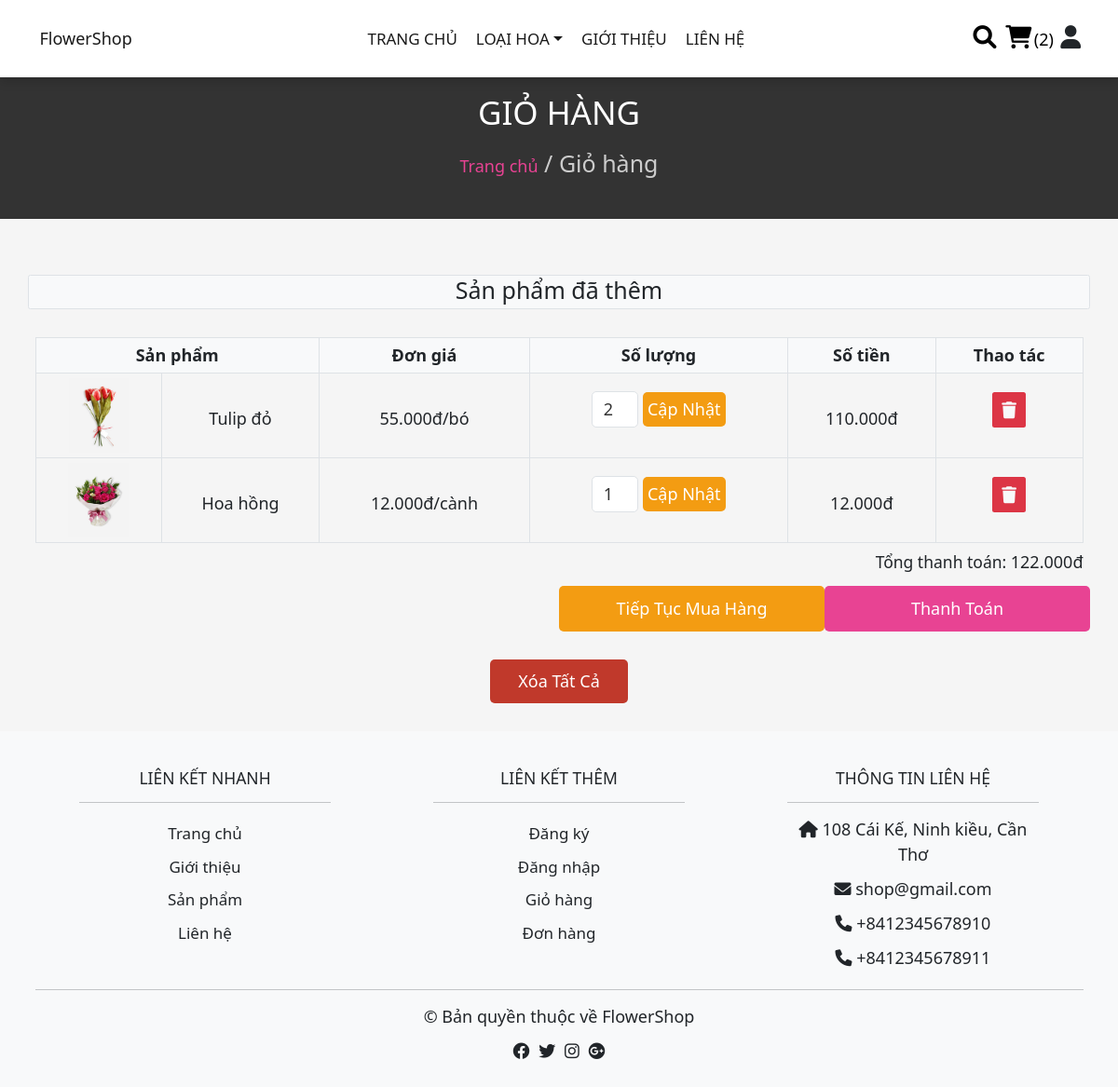
The page /cart.php (signed in) on the database its author committed.
### tables this page shows
CREATE TABLE `carts` (
  `id_cart` int(100) NOT NULL,
  `user_id` int(100) NOT NULL,
  `pid` int(100) NOT NULL,
  `quantity` int(100) NOT NULL,
  `unit` varchar(10) NOT NULL DEFAULT 'bó'
);

CREATE TABLE `products` (
  `id` int(100) NOT NULL,
  `name` varchar(100) NOT NULL,
  `id_type` int(11) NOT NULL,
  `details` varchar(500) NOT NULL,
  `price` int(100) NOT NULL,
  `giacanh` int(100) NOT NULL,
  `sale_price` int(10) NOT NULL DEFAULT 0,
  `soluongkho` int(11) NOT NULL,
  `image` varchar(100) NOT NULL
);

### cart.php (the view, shortened to what this page needs)
<?php
@include 'config.php';
$user_id = $_SESSION['user_id'];
?>
<!DOCTYPE html>
<html lang="en">
<head>
    <link rel="stylesheet" href="https://cdnjs.cloudflare.com/ajax/libs/font-awesome/6.0.0/css/all.min.css">
    <link href="https://cdn.jsdelivr.net/npm/bootstrap@5.0.2/dist/css/bootstrap.min.css" rel="stylesheet">
    <link rel="stylesheet" href="css/style.css">
</head>
<body>
    <?php @include 'modules/header.php'; ?>
    <section class="heading text-center justify-content-center align-items-center">
        <h3>Giỏ hàng</h3>
        <p> <a href="home.php">Trang chủ</a> / Giỏ hàng </p>
    </section>
    <section class="shopping-cart">
        <div class="container">
            <div class="row">
                <div class="col-lg-12 text-center border bg-light rounded my-5">
                    <h1>Sản phẩm đã thêm</h1>
                </div>
                <div class="col-lg-12 col-md-12 mx-auto">
                    <table class="table table-bordered">
                        <thead class="text-center bg-light">
                            <tr>
                                <th scope="col" colspan="2">Sản phẩm</th>
                                <th scope="col">Đơn giá</th>
                                <th scope="col">Số lượng</th>
                                <th scope="col">Số tiền</th>
                                <th scope="col">Thao tác</th>
                            </tr>
                        </thead>
                        <tbody class="text-center">
                            <?php
                            $grand_total = 0;
                            $select_cart = mysqli_query($conn, "SELECT id_cart, user_id, pid,unit, name, quantity, price, giacanh, sale_price, image  FROM carts JOIN products ON carts.pid= products.id  WHERE user_id = '$user_id'") or die('query failed');
                            if (mysqli_num_rows($select_cart) > 0) {
                                while ($fetch_cart = mysqli_fetch_assoc($select_cart)) {
                            ?>
                                    <tr>
                                        <td>
                                            <div class="text-center "><img src="uploaded_img/<?php echo $fetch_cart['image']; ?>" alt="" class="image" height="80px"> </div>
                                        </td>
                                        <td>
                                            <div class="mt-5">
                                                <a class=" text-center  text-dark" href="view_page.php?pid=<?php echo $fetch_cart['pid']; ?>"><?php echo $fetch_cart['name']; ?></a>
                                            </div>
                                        </td>
                                        <td>
                                            <?php
                                            if ($fetch_cart['unit'] === 'bó') {
                                                $price = $fetch_cart['sale_price'] != 0 ? (100 - $fetch_cart['sale_price']) * $fetch_cart['price'] / 100 : $fetch_cart['price'];
                                            } else if ($fetch_cart['unit'] === 'cành') {
                                                $price = $fetch_cart['giacanh'];
                                            }
                                            ?>
                                            <div class="mt-5"><?php echo number_format($price, 0, ",", ".") . "đ/" . $fetch_cart['unit'] ?></div>
                                        </td>
                                        <td>
                                            <form class="mt-2 p-0" method="POST">
                                                <input type="number" min="1" value="<?php echo $fetch_cart['quantity']; ?>" name="cart_quantity" class="qty text-center border p-2 m-0" style="width:50px">
                                                <input type="submit" value="Cập nhật" class="option-btn p-2" name="update_quantity">
                                            </form>
                                        </td>
                                        <td>
                                            <div class="mt-5">
                                                <?php
                                                $sub_total = ($price  * $fetch_cart['quantity']);
                                                echo number_format($sub_total, 0, ",", ".") . "đ";
                                                ?>
                                            </div>
                                        </td>
                                        <td>
                                            <a href="cart.php?delete=<?php echo $fetch_cart['pid'];?>&unit=<?php echo $fetch_cart['unit'];?>" class="fas fa-trash text-light bg-danger p-3 mt-4 rounded" onclick="return confirm('delete this from cart?');"></a>
                                        </td>
                                    </tr>
                            <?php
                                    $grand_total += $sub_total;
                                }
                            } else {
                                echo '<p class="empty">Giỏ hàng của bạn rỗng</p>';
                            }
                            ?>
                        </tbody>
                    </table>
                </div>
                <div class="col-md-6 offset-6">
                    <div>
                        <h3 class="text-end">Tổng thanh toán: <span><?php echo number_format($grand_total, 0, ",", ".") . "đ" ?></span></h3>
                        <div class="row">
                            <a href="product.php" class="col btn option-btn px-2">Tiếp tục mua hàng</a>
                            <a href="checkout.php" class="col btn px-2 <?php echo ($grand_total > 1) ? '' : 'disabled' ?>">Thanh toán</a>
                        </div>
                    </div>
                </div>
            </div>
            <div class="more-btn">
                <a href="cart.php?delete_all" class="delete-btn <?php echo ($grand_total > 1) ? '' : 'disabled' ?>" onclick="return confirm('delete all from cart?');">Xóa tất cả</a>
            </div>
    </section>
    <?php @include 'modules/footer.php'; ?>
</body>
</html>

### css/style.css (style rules this page uses)
:root { --pink:#e84393; --red:#c0392b; --orange:#f39c12; --black:#333; --white:#fff; --light-color:#666; --light-white:#ccc; --light-bg:#f5f5f5; --border:.2rem solid var(--black); --box-shadow:0 .5rem 1rem rgba(0,0,0,.1); }
* { margin:0; padding:0; font-size: large; box-sizing: border-box; outline: none; border:none; text-decoration: none; transition:all .2s linear; }
html { font-size: 62.5%; overflow-x: hidden; scroll-behavior: smooth; scroll-padding-top: 6.5rem; }
body { background: var(--light-bg); font-weight: normal; }
section { padding:3rem 2rem; }
.btn, .delete-btn, .option-btn { display: inline-block; border-radius: .5rem; margin-top: 1rem; font-size: 1.8rem; color:var(--white); cursor: pointer; padding:1rem 3rem; text-transform: capitalize; }
.btn { background-color: var(--pink); }
.delete-btn { background-color: var(--red); }
.option-btn { background-color: var(--orange); }
.more-btn { margin-top: 2rem; text-align: center; }
.heading { display: flex; flex-flow: column; gap:1rem; background-color: var(--black); min-height: 25vh; padding-top: 100px; }
.heading h3 { font-size: 3.5rem; color:var(--white); text-transform: uppercase; }
.heading p { font-size: 2.5rem; color:var(--light-white); }
.heading p a { color:var(--pink); }
a { text-decoration: none; }
.shopping-cart .qty { width: 100%; padding:1.2rem 1.4rem; font-size: 1.8rem; color:var(--black); border:var(--border); border-radius: .5rem; margin:.5rem 0; }

### rows shown on the page
carts: products.image (picture), products.name "Tulip đỏ", products.sale_price+price "55.000", unit "bó", cart_quantity "2", quantity.price "110.000"
carts: products.image (picture), products.name "Hoa hồng", products.giacanh "12.000", unit "cành", cart_quantity "1", quantity.giacanh "12.000"

### other values the page prints
$cart_num_rows "2"
$grand_total "122.000"
